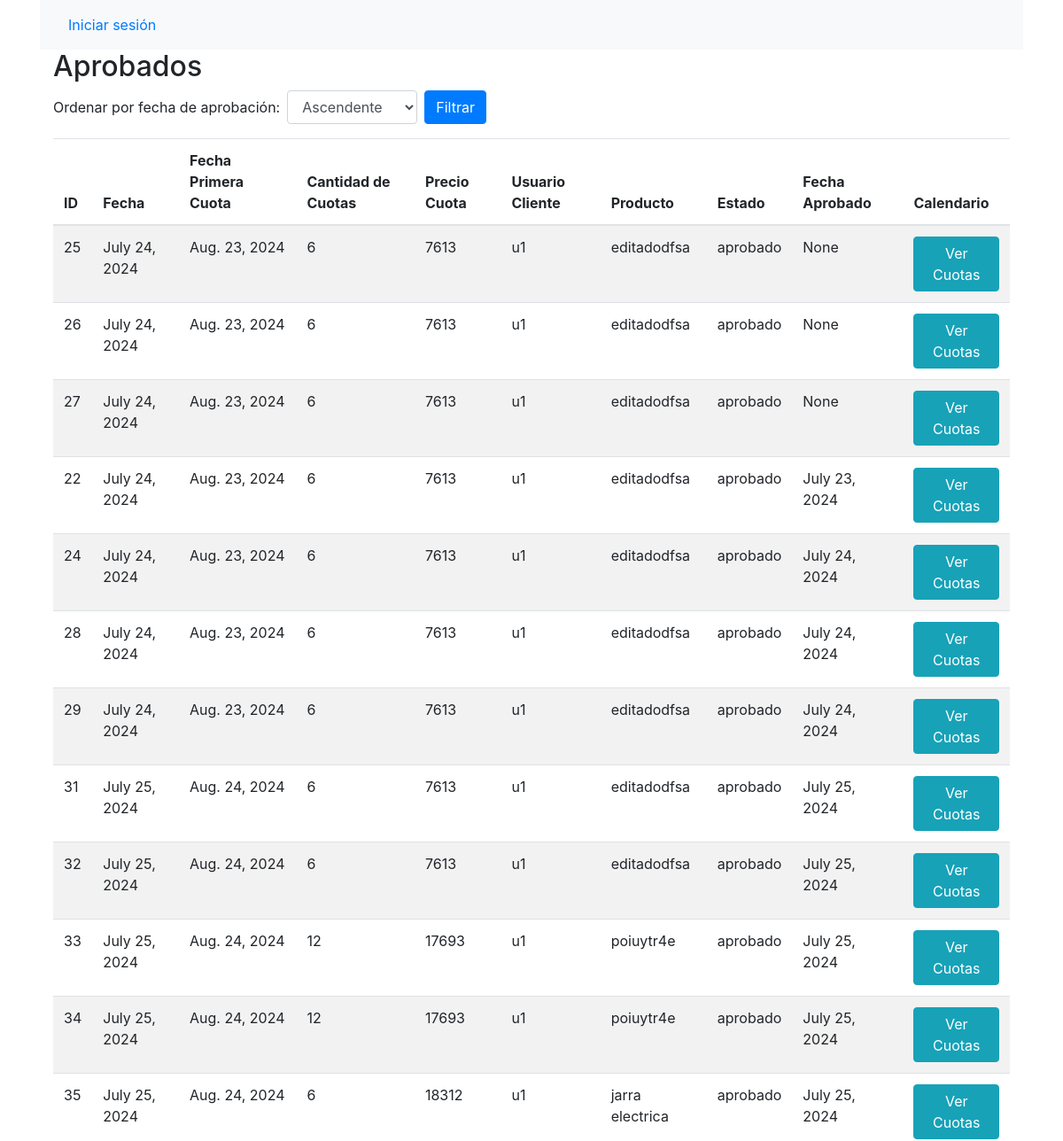
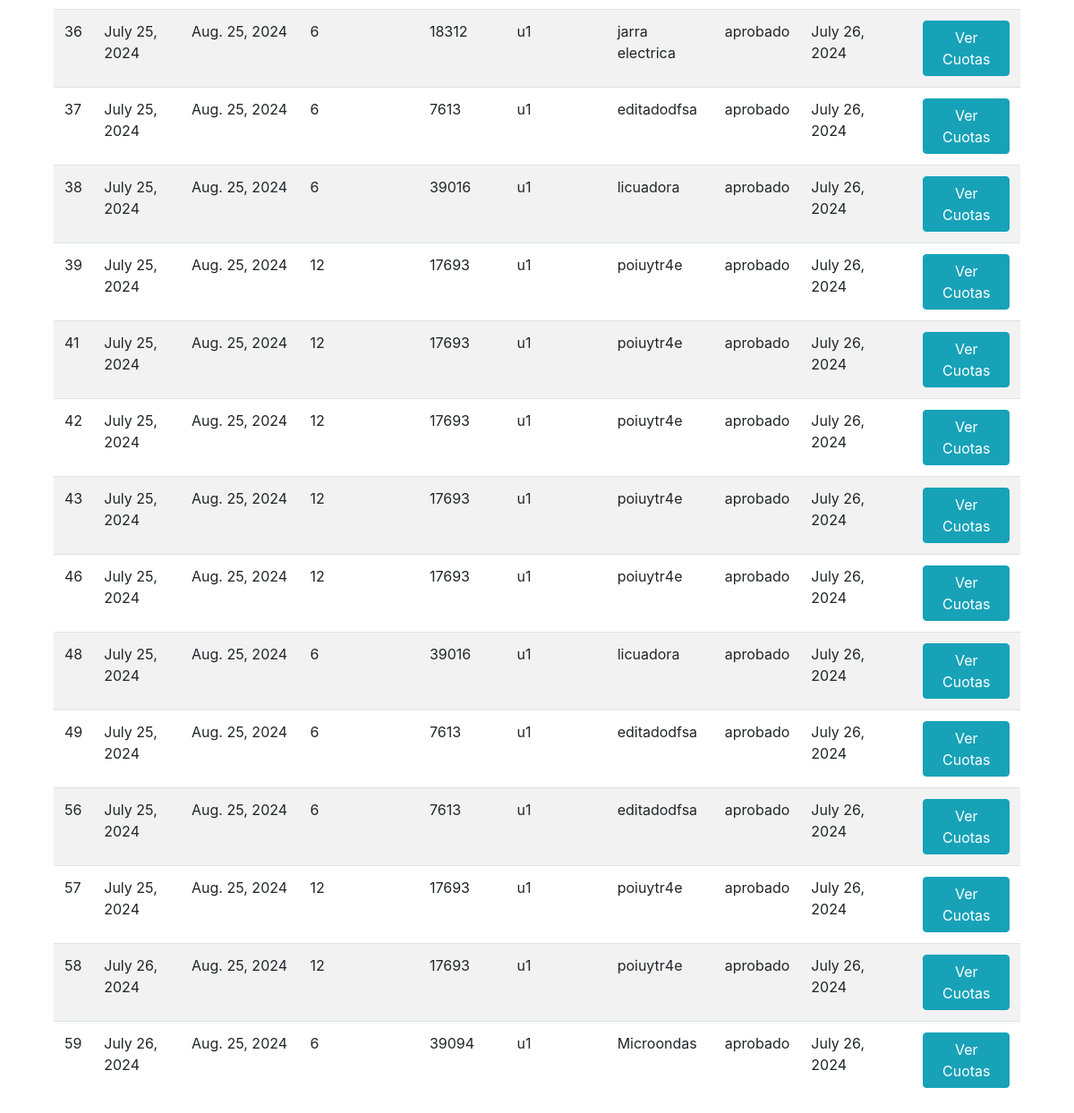
/veraprobadosfecha/, run on the app's committed database (2 pictures, top to bottom).
### web_elect/models.py (models this page shows, shortened)
class pedidos(models.Model):
    fecha = models.DateField(auto_now_add=True)
    fecha_primera_cuota = models.DateField(null=True, blank=True)
    cantidad_cuotas = models.IntegerField()
    precio_cuota = models.IntegerField()
    usuario_cliente = models.ForeignKey(usuarios, on_delete=models.RESTRICT)
    producto = models.ForeignKey(productos, on_delete=models.RESTRICT)
    estado = models.CharField(max_length=30)
    fecha_aprobado = models.DateField(null=True, blank=True)

class usuarios(models.Model):
    nombre = models.CharField(max_length=255)
    apellido = models.CharField(max_length=255)
    username = models.CharField(max_length=25)
    password = models.CharField(max_length=128)  # Aumenta la longitud para almacenar contraseñas hasheadas
    telefono = models.CharField(max_length=255)
    email = models.CharField(max_length=255)
    direccion = models.CharField(max_length=255)
    rol = models.CharField(max_length=2)  # 1 CLIENTE 2 AUXILIAR 3 ADMINISTRADOR
    estado = models.CharField(max_length=25)

class productos(models.Model):
    descripcion = models.CharField(max_length=255)
    stock = models.IntegerField()
    precio_total = models.IntegerField()
    cantidad_cuotas = models.IntegerField()
    precio_cuota = models.IntegerField()
    imagen = models.CharField(max_length=200)
    marca = models.ForeignKey(marcas,on_delete=models.RESTRICT)
    estado = models.CharField(max_length=5, null=True, blank=True)

### web_elect/pedidos.py (the view)
# urls.py: path('veraprobadosfecha/', pedidos.verAprobadosFecha, name='veraprobadosfecha'),
def verAprobadosFecha(request):
    orden = request.GET.get('orden', 'asc')
    if orden == 'desc':
        n_pedidos = pedidos.objects.all().filter(estado='aprobado').order_by('-fecha_aprobado')
    else:
        n_pedidos = pedidos.objects.all().filter(estado='aprobado').order_by('fecha_aprobado')
    context = {
        'n_pedidos': n_pedidos,
        'orden': orden
    }
    return render(request, 'aprobados.html', context)

### web_elect/templates/aprobados.html (shortened to what this page needs)
{% extends "base.html" %}
{% block content %}
<div class="container" style="background-color: white">
    <h2>Aprobados</h2>
    <form method="get" class="form-inline mb-3">
        <label for="orden" class="mr-2">Ordenar por fecha de aprobación:</label>
        <select name="orden" id="orden" class="form-control mr-2">
            <option value="asc" {% if orden == 'asc' %}selected{% endif %}>Ascendente</option>
        </select>
        <button type="submit" class="btn btn-primary">Filtrar</button>
    </form>
    <table class="table table-striped" style="background-color: white">
        <thead>
            <tr>
                <th>ID</th>
                <th>Fecha</th>
                <th>Fecha Primera Cuota</th>
                <th>Cantidad de Cuotas</th>
                <th>Precio Cuota</th>
                <th>Usuario Cliente</th>
                <th>Producto</th>
                <th>Estado</th>
                <th>Fecha Aprobado</th>
                <th>Calendario</th>
            </tr>
        </thead>
        <tbody>
            {% for pedido in n_pedidos %}
            <tr>
                <td>{{ pedido.id }}</td>
                <td>{{ pedido.fecha }}</td>
                <td>{{ pedido.fecha_primera_cuota }}</td>
                <td>{{ pedido.cantidad_cuotas }}</td>
                <td>{{ pedido.precio_cuota }}</td>
                <td>{{ pedido.usuario_cliente.username }}</td>
                <td>{{ pedido.producto.descripcion }}</td>
                <td>{{ pedido.estado }}</td>
                <td>{{ pedido.fecha_aprobado }}</td>
                <td>
                    <a href="{% url 'vercuotas' pedido.id %}" class="btn btn-info">Ver Cuotas</a>
                </td>
            </tr>
            {% endfor %}
        </tbody>
    </table>
</div>
{% endblock %}

### data on the page
pedidos: id "25", fecha "July 24, 2024", fecha_primera_cuota "Aug. 23, 2024", cantidad_cuotas "6", precio_cuota "7613", usuario_cliente.username "u1", producto.descripcion "editadodfsa", estado "aprobado", fecha_aprobado "None"
pedidos: id "26", fecha "July 24, 2024", fecha_primera_cuota "Aug. 23, 2024", cantidad_cuotas "6", precio_cuota "7613", usuario_cliente.username "u1", producto.descripcion "editadodfsa", estado "aprobado", fecha_aprobado "None"
pedidos: id "27", fecha "July 24, 2024", fecha_primera_cuota "Aug. 23, 2024", cantidad_cuotas "6", precio_cuota "7613", usuario_cliente.username "u1", producto.descripcion "editadodfsa", estado "aprobado", fecha_aprobado "None"
pedidos: id "22", fecha "July 24, 2024", fecha_primera_cuota "Aug. 23, 2024", cantidad_cuotas "6", precio_cuota "7613", usuario_cliente.username "u1", producto.descripcion "editadodfsa", estado "aprobado", fecha_aprobado "July 23, 2024"
pedidos: id "24", fecha "July 24, 2024", fecha_primera_cuota "Aug. 23, 2024", cantidad_cuotas "6", precio_cuota "7613", usuario_cliente.username "u1", producto.descripcion "editadodfsa", estado "aprobado", fecha_aprobado "July 24, 2024"
pedidos: id "28", fecha "July 24, 2024", fecha_primera_cuota "Aug. 23, 2024", cantidad_cuotas "6", precio_cuota "7613", usuario_cliente.username "u1", producto.descripcion "editadodfsa", estado "aprobado", fecha_aprobado "July 24, 2024"
pedidos: id "29", fecha "July 24, 2024", fecha_primera_cuota "Aug. 23, 2024", cantidad_cuotas "6", precio_cuota "7613", usuario_cliente.username "u1", producto.descripcion "editadodfsa", estado "aprobado", fecha_aprobado "July 24, 2024"
pedidos: id "31", fecha "July 25, 2024", fecha_primera_cuota "Aug. 24, 2024", cantidad_cuotas "6", precio_cuota "7613", usuario_cliente.username "u1", producto.descripcion "editadodfsa", estado "aprobado", fecha_aprobado "July 25, 2024"
pedidos: id "32", fecha "July 25, 2024", fecha_primera_cuota "Aug. 24, 2024", cantidad_cuotas "6", precio_cuota "7613", usuario_cliente.username "u1", producto.descripcion "editadodfsa", estado "aprobado", fecha_aprobado "July 25, 2024"
pedidos: id "33", fecha "July 25, 2024", fecha_primera_cuota "Aug. 24, 2024", cantidad_cuotas "12", precio_cuota "17693", usuario_cliente.username "u1", producto.descripcion "poiuytr4e", estado "aprobado", fecha_aprobado "July 25, 2024"
pedidos: id "34", fecha "July 25, 2024", fecha_primera_cuota "Aug. 24, 2024", cantidad_cuotas "12", precio_cuota "17693", usuario_cliente.username "u1", producto.descripcion "poiuytr4e", estado "aprobado", fecha_aprobado "July 25, 2024"
pedidos: id "35", fecha "July 25, 2024", fecha_primera_cuota "Aug. 24, 2024", cantidad_cuotas "6", precio_cuota "18312", usuario_cliente.username "u1", producto.descripcion "jarra electrica", estado "aprobado", fecha_aprobado "July 25, 2024"
pedidos: id "36", fecha "July 25, 2024", fecha_primera_cuota "Aug. 25, 2024", cantidad_cuotas "6", precio_cuota "18312", usuario_cliente.username "u1", producto.descripcion "jarra electrica", estado "aprobado", fecha_aprobado "July 26, 2024"
pedidos: id "37", fecha "July 25, 2024", fecha_primera_cuota "Aug. 25, 2024", cantidad_cuotas "6", precio_cuota "7613", usuario_cliente.username "u1", producto.descripcion "editadodfsa", estado "aprobado", fecha_aprobado "July 26, 2024"
pedidos: id "38", fecha "July 25, 2024", fecha_primera_cuota "Aug. 25, 2024", cantidad_cuotas "6", precio_cuota "39016", usuario_cliente.username "u1", producto.descripcion "licuadora", estado "aprobado", fecha_aprobado "July 26, 2024"
pedidos: id "39", fecha "July 25, 2024", fecha_primera_cuota "Aug. 25, 2024", cantidad_cuotas "12", precio_cuota "17693", usuario_cliente.username "u1", producto.descripcion "poiuytr4e", estado "aprobado", fecha_aprobado "July 26, 2024"
pedidos: id "41", fecha "July 25, 2024", fecha_primera_cuota "Aug. 25, 2024", cantidad_cuotas "12", precio_cuota "17693", usuario_cliente.username "u1", producto.descripcion "poiuytr4e", estado "aprobado", fecha_aprobado "July 26, 2024"
pedidos: id "42", fecha "July 25, 2024", fecha_primera_cuota "Aug. 25, 2024", cantidad_cuotas "12", precio_cuota "17693", usuario_cliente.username "u1", producto.descripcion "poiuytr4e", estado "aprobado", fecha_aprobado "July 26, 2024"
pedidos: id "43", fecha "July 25, 2024", fecha_primera_cuota "Aug. 25, 2024", cantidad_cuotas "12", precio_cuota "17693", usuario_cliente.username "u1", producto.descripcion "poiuytr4e", estado "aprobado", fecha_aprobado "July 26, 2024"
pedidos: id "46", fecha "July 25, 2024", fecha_primera_cuota "Aug. 25, 2024", cantidad_cuotas "12", precio_cuota "17693", usuario_cliente.username "u1", producto.descripcion "poiuytr4e", estado "aprobado", fecha_aprobado "July 26, 2024"
pedidos: id "48", fecha "July 25, 2024", fecha_primera_cuota "Aug. 25, 2024", cantidad_cuotas "6", precio_cuota "39016", usuario_cliente.username "u1", producto.descripcion "licuadora", estado "aprobado", fecha_aprobado "July 26, 2024"
pedidos: id "49", fecha "July 25, 2024", fecha_primera_cuota "Aug. 25, 2024", cantidad_cuotas "6", precio_cuota "7613", usuario_cliente.username "u1", producto.descripcion "editadodfsa", estado "aprobado", fecha_aprobado "July 26, 2024"
pedidos: id "56", fecha "July 25, 2024", fecha_primera_cuota "Aug. 25, 2024", cantidad_cuotas "6", precio_cuota "7613", usuario_cliente.username "u1", producto.descripcion "editadodfsa", estado "aprobado", fecha_aprobado "July 26, 2024"
pedidos: id "57", fecha "July 25, 2024", fecha_primera_cuota "Aug. 25, 2024", cantidad_cuotas "12", precio_cuota "17693", usuario_cliente.username "u1", producto.descripcion "poiuytr4e", estado "aprobado", fecha_aprobado "July 26, 2024"
pedidos: id "58", fecha "July 26, 2024", fecha_primera_cuota "Aug. 25, 2024", cantidad_cuotas "12", precio_cuota "17693", usuario_cliente.username "u1", producto.descripcion "poiuytr4e", estado "aprobado", fecha_aprobado "July 26, 2024"
pedidos: id "59", fecha "July 26, 2024", fecha_primera_cuota "Aug. 25, 2024", cantidad_cuotas "6", precio_cuota "39094", usuario_cliente.username "u1", producto.descripcion "Microondas", estado "aprobado", fecha_aprobado "July 26, 2024"
